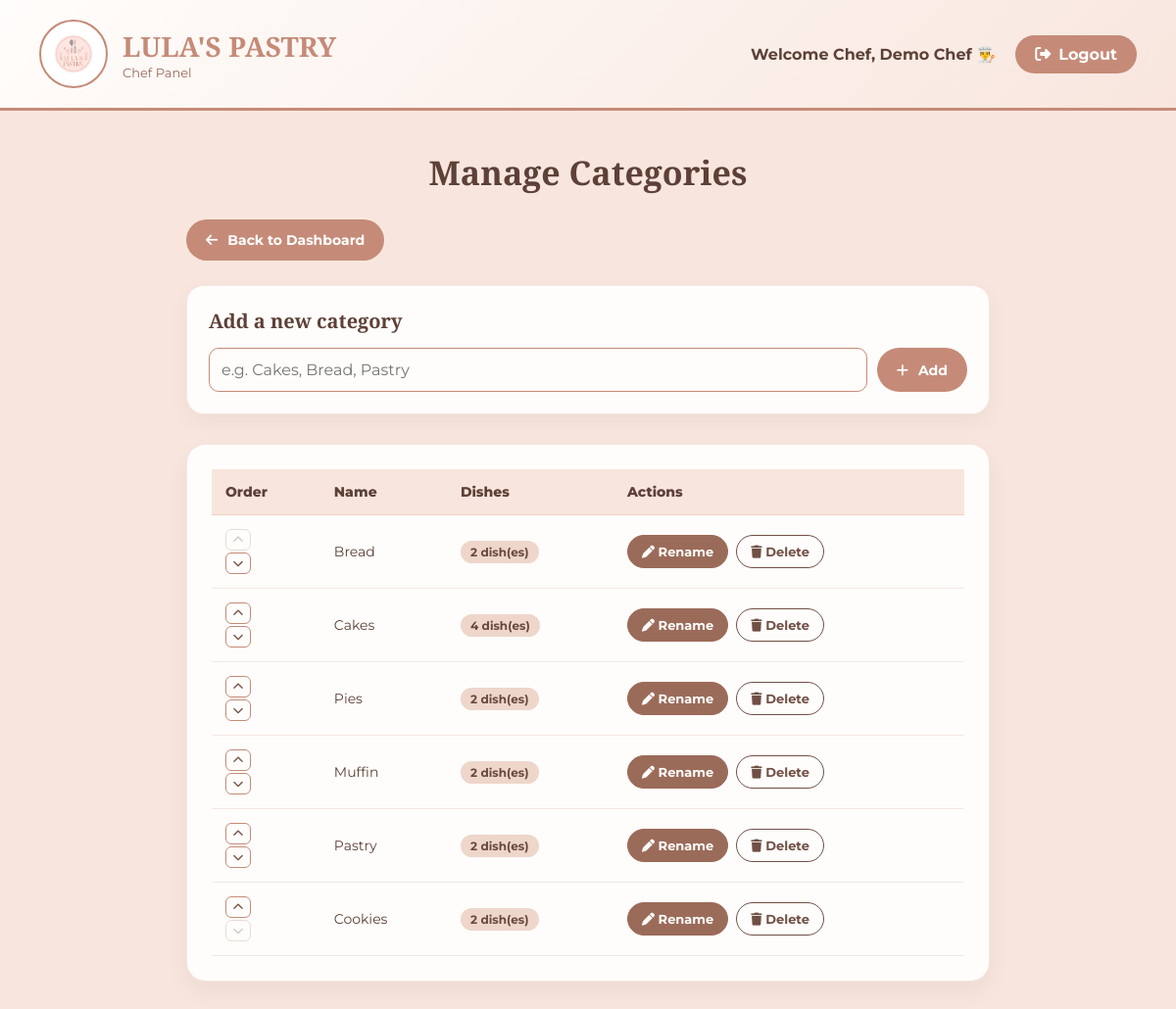
The app's page /chef-categories.php (signed in) with its own data.
### tables this page shows
CREATE TABLE `categories` (
  `id` int(11) NOT NULL,
  `name` varchar(50) NOT NULL,
  `sort_order` int(11) NOT NULL DEFAULT 0,
  `created_at` timestamp NOT NULL DEFAULT current_timestamp()
);

### chef-categories.php (the view, shortened to what this page needs)
<?php
require_once "db.php";
$categories = $pdo->query(
    "SELECT categories.id, categories.name, categories.sort_order,
            COUNT(dishes.id) AS dish_count
     FROM categories
     LEFT JOIN dishes ON dishes.category_id = categories.id
     GROUP BY categories.id, categories.name, categories.sort_order
     ORDER BY categories.sort_order ASC"
)->fetchAll(PDO::FETCH_ASSOC);
$chefName = $_SESSION["chef_name"] ?? "Chef";
?>
<!DOCTYPE html>
<html lang="en">
<head>
    <link
        rel="stylesheet"
        href="https://cdnjs.cloudflare.com/ajax/libs/font-awesome/6.4.0/css/all.min.css"
    >
</head>
<body>
    <div class="header">
        <div class="logo-area">
            <img src="asssets/logo.png" class="logo" alt="Logo">
            <div class="brand">
                <h1>LULA'S PASTRY</h1>
                <p>Chef Panel</p>
            </div>
        </div>
        <div class="header-right">
            <div class="welcome-text">
                Welcome Chef,
                <?php echo htmlspecialchars($chefName); ?> 👨‍🍳
            </div>
            <a href="logout-chef.php" class="btn-link">
                <i class="fas fa-sign-out-alt"></i> Logout
            </a>
        </div>
    </div>
    <div class="content">
        <h2 class="title">Manage Categories</h2>
        <div class="top-actions">
            <a href="chef-dashboard.php" class="btn-action">
                <i class="fas fa-arrow-left"></i> Back to Dashboard
            </a>
        </div>
        <div class="add-box">
            <h3>Add a new category</h3>
            <form method="post" action="chef-categories.php" class="add-form">
                <input
                    type="text"
                    name="name"
                    placeholder="e.g. Cakes, Bread, Pastry"
                    maxlength="50"
                    required
                >
                <button type="submit" class="btn-action">
                    <i class="fas fa-plus"></i> Add
                </button>
            </form>
        </div>
        <div class="table-box">
            <table>
                <thead>
                    <tr>
                        <th>Order</th>
                        <th>Name</th>
                        <th>Dishes</th>
                        <th>Actions</th>
                    </tr>
                </thead>
                <tbody>
                    <?php if (count($categories) === 0): ?>
                        <tr>
                            <td colspan="4" class="empty-note">
                                No categories yet. Add one above.
                            </td>
                        </tr>
                    <?php else: ?>
                        <?php foreach ($categories as $index => $category): ?>
                            <tr>
                                <td>
                                    <div class="move-btns">
                                        <form method="post" action="chef-categories.php">
                                            <button
                                                type="submit"
                                                class="move-btn"
                                                <?php echo $index === 0 ? 'disabled' : ''; ?>
                                                aria-label="Move up"
                                            >
                                                <i class="fas fa-chevron-up"></i>
                                            </button>
                                        </form>
                                        <form method="post" action="chef-categories.php">
                                            <button
                                                type="submit"
                                                class="move-btn"
                                                <?php echo $index === count($categories) - 1 ? 'disabled' : ''; ?>
                                                aria-label="Move down"
                                            >
                                                <i class="fas fa-chevron-down"></i>
                                            </button>
                                        </form>
                                    </div>
                                </td>
                                <td>
                                    <?php echo htmlspecialchars($category['name'], ENT_QUOTES, 'UTF-8'); ?>
                                </td>
                                <td>
                                    <span class="dish-count">
                                        <?php echo (int) $category['dish_count']; ?> dish(es)
                                    </span>
                                </td>
                                <td>
                                    <div class="row-actions">
                                        <button
                                            type="button"
                                            class="action-btn rename-btn"
                                            data-open-dialog="rename-dialog-<?php echo (int) $category['id']; ?>"
                                        >
                                            <i class="fas fa-pen"></i> Rename
                                        </button>
                                        <form
                                            method="post"
                                            action="chef-categories.php"
                                            onsubmit="return confirm('Delete this category? Dishes using it will become uncategorized.');"
                                        >
                                            <button type="submit" class="action-btn delete-btn">
                                                <i class="fas fa-trash"></i> Delete
                                            </button>
                                        </form>
                                    </div>
                                </td>
                            </tr>
                        <?php endforeach; ?>
                    <?php endif; ?>
                </tbody>
            </table>
        </div>
    </div>
</body>
</html>

### chef-categories.php (style rules this page uses)
* { margin: 0; padding: 0; box-sizing: border-box; }
body { font-family: 'Montserrat', sans-serif; background: #F8E6DE; color: #5D4037; }
.header { background: linear-gradient(135deg, #FFFDFB 0%, #F8E6DE 100%); padding: 20px 40px; display: flex; justify-content: space-between; align-items: center; border-bottom: 3px solid #C58B78; position: sticky; top: 0; z-index: 100; }
.logo-area { display: flex; align-items: center; gap: 15px; }
.logo { width: 70px; height: 70px; object-fit: contain; border-radius: 50%; border: 2px solid #C58B78; padding: 6px; background: white; }
.brand h1 { font-family: 'Playfair Display', serif; color: #C58B78; font-size: 28px; }
.brand p { color: #9B6B5A; font-size: 13px; }
.header-right { display: flex; gap: 20px; align-items: center; }
.welcome-text { font-weight: 700; color: #5D4037; text-align: right; }
.btn-link { text-decoration: none; background: #C58B78; color: white; padding: 10px 20px; border-radius: 25px; font-weight: 700; transition: 0.3s; display: inline-flex; gap: 8px; align-items: center; }
.content { padding: 40px; max-width: 900px; margin: 0 auto; }
.title { font-family: 'Playfair Display', serif; font-size: 34px; text-align: center; margin-bottom: 25px; }
.top-actions { display: flex; justify-content: space-between; align-items: center; margin-bottom: 25px; flex-wrap: wrap; gap: 15px; }
.btn-action { text-decoration: none; padding: 12px 20px; border-radius: 25px; font-weight: 700; display: inline-flex; align-items: center; gap: 10px; background: #C58B78; color: white; transition: 0.3s; border: none; cursor: pointer; font-family: inherit; font-size: 14px; }
.add-box { background: #FFFDFB; border-radius: 18px; padding: 22px; box-shadow: 0 8px 20px rgba(93, 64, 55, 0.06); border: 1px solid rgba(197, 139, 120, 0.2); margin-bottom: 30px; }
.add-box h3 { font-family: 'Playfair Display', serif; font-size: 20px; margin-bottom: 14px; }
.add-form { display: flex; gap: 10px; flex-wrap: wrap; }
.add-form input[type="text"] { flex: 1; min-width: 200px; padding: 12px; border: 1px solid #C58B78; border-radius: 10px; background: #FFFDFB; color: #5D4037; font: inherit; }
.table-box { background: #FFFDFB; border-radius: 20px; padding: 25px; box-shadow: 0 10px 25px rgba(0, 0, 0, 0.05); border: 1px solid rgba(197, 139, 120, 0.2); overflow-x: auto; }
table { width: 100%; border-collapse: collapse; }
th, td { padding: 14px; text-align: left; border-bottom: 1px solid rgba(197, 139, 120, 0.2); font-size: 14px; }
th { font-weight: 800; background: #F8E6DE; }
.move-btns { display: flex; flex-direction: column; gap: 2px; }
.move-btn { border: 1px solid #C58B78; background: #FFFDFB; color: #795548; border-radius: 6px; width: 26px; height: 22px; font-size: 11px; cursor: pointer; }
.move-btn:disabled { opacity: 0.3; cursor: not-allowed; }
.dish-count { background: #EED6CB; color: #69483D; font-weight: 700; font-size: 12px; padding: 4px 10px; border-radius: 15px; display: inline-block; }
.row-actions { display: flex; gap: 8px; align-items: center; }
.row-actions form { display: inline; }
.action-btn { text-decoration: none; padding: 8px 14px; border-radius: 20px; font-weight: 700; font-size: 13px; display: inline-block; border: none; cursor: pointer; font-family: inherit; transition: 0.3s; }
.rename-btn { border: 1px solid #9B6B5A; background: #9B6B5A; color: #FFFDFB; }
.delete-btn { border: 1px solid #704F45; background: #FFFDFB; color: #704F45; }

### records on screen
categories: name "Bread", dish_count "2"
categories: name "Cakes", dish_count "4"
categories: name "Pies", dish_count "2"
categories: name "Muffin", dish_count "2"
categories: name "Pastry", dish_count "2"
categories: name "Cookies", dish_count "2"

### other values on screen
$chefName "Demo Chef"
